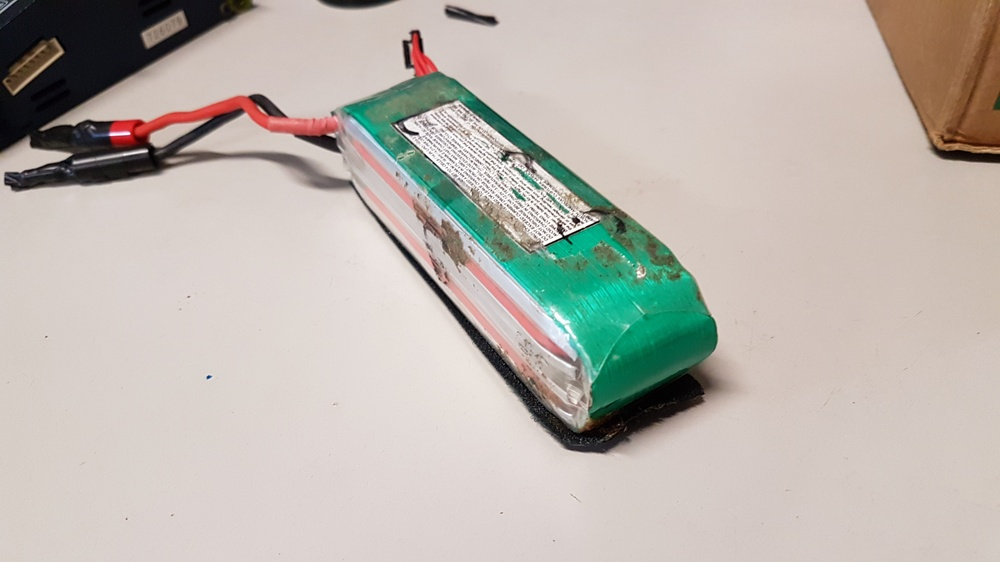
#> input picture Materials/Bateria (2).jpg, 1000 x 562 px, shrunk from 4032 x 2268 before the run, given in place of the camera
$ python get_hsv.py '../Materials/Bateria (2).jpg'
#> lines starting #> are read from the running program, lines starting #| are printed output that depends on the picture; after the words box and inside, x2 and y2 are one past the last pixel; in counts of white or black regions, pixels touching at a corner belong together
import sys
import cv2
import numpy as np


def trackbar_update(self):
    pass


def create_trackbars():

    hsv_threshold = np.array(([0, 0, 0], [179, 255, 255]))
    hsv_label = [['H Low', 'S Low', 'V Low'], ['H High', 'S High', 'V High']]

    # Create color trackbars on the GUI
    for i in range(0, 3):
        cv2.createTrackbar(hsv_label[0][i], 'Image', hsv_threshold[0, i], hsv_threshold[1, i], trackbar_update)
        cv2.createTrackbar(hsv_label[1][i], 'Image', hsv_threshold[1, i], hsv_threshold[1, i], trackbar_update)
#> this loop made 3 passes; slider 'H Low' is set to 35

    return(hsv_threshold, hsv_label)


def update_threshold(frame, hsv_threshold, hsv_label):

    # Get trackbar's input with color range values
    for i in range(0, 3):
        hsv_threshold[0, i] = cv2.getTrackbarPos(hsv_label[0][i], 'Image')
        hsv_threshold[1, i] = cv2.getTrackbarPos(hsv_label[1][i], 'Image')

    # Create HSV color mask
    color_mask = cv2.inRange(frame, hsv_threshold[0, :], hsv_threshold[1, :])

    # Apply mask to the original image
    segmented_img = cv2.bitwise_and(frame, frame, mask=color_mask)

    return(segmented_img)


def pre_processing(img):
    img = cv2.GaussianBlur(img, (3, 3), 0)
    img = cv2.cvtColor(img, cv2.COLOR_BGR2HSV)

    return(img)


def capture(argv):
    cap = cv2.VideoCapture(0)
    cv2.namedWindow('Image')

    # Create trackbars for color range input
    hsv_threshold, hsv_label = create_trackbars()

    while(True):
        # Capture video frame-by-frame
        ret, frame = cap.read()
#> frame is the input picture: shape (562, 1000, 3); mean B, G, R 174.4, 181.8, 187.6

        # Perform some pre-processing
        processed_img = pre_processing(frame)
#> in pre_processing, `img = cv2.cvtColor(img, cv2.COLOR_BGR2HSV)`: img: shape (562, 1000, 3); mean H, S, V 21.6, 37.6, 193.9

        # Get threshold color values and segment image
        segmented_img = update_threshold(processed_img, hsv_threshold, hsv_label)
#> in update_threshold, `color_mask = cv2.inRange(frame, hsv_threshold[0, :], hsv_threshold[1, ..`:
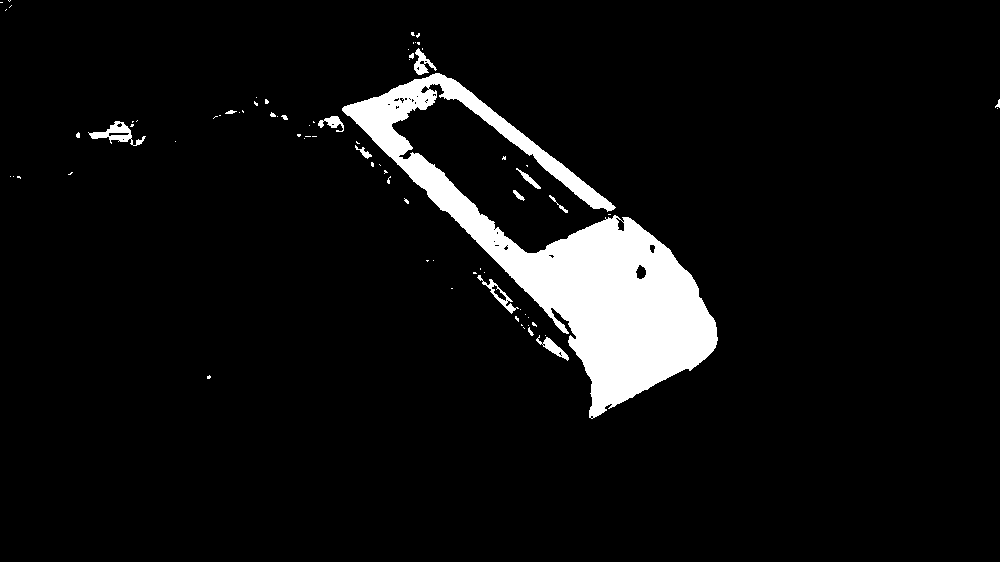
#> color_mask: shape (562, 1000); 6.4% white; 77 white regions (61 under 20 px), largest, box (x1, y1, x2, y2) and area: (342, 73, 718, 419) 33467, (88, 121, 146, 146) 498, (477, 275, 519, 314) 285
#> in update_threshold, `segmented_img = cv2.bitwise_and(frame, frame, mask=color_mask)`: segmented_img: shape (562, 1000, 3); mean H, S, V 5.3, 10.9, 9.1

        # Convert back to RGB for better human visualization
        segmented_img = cv2.cvtColor(segmented_img, cv2.COLOR_HSV2BGR)
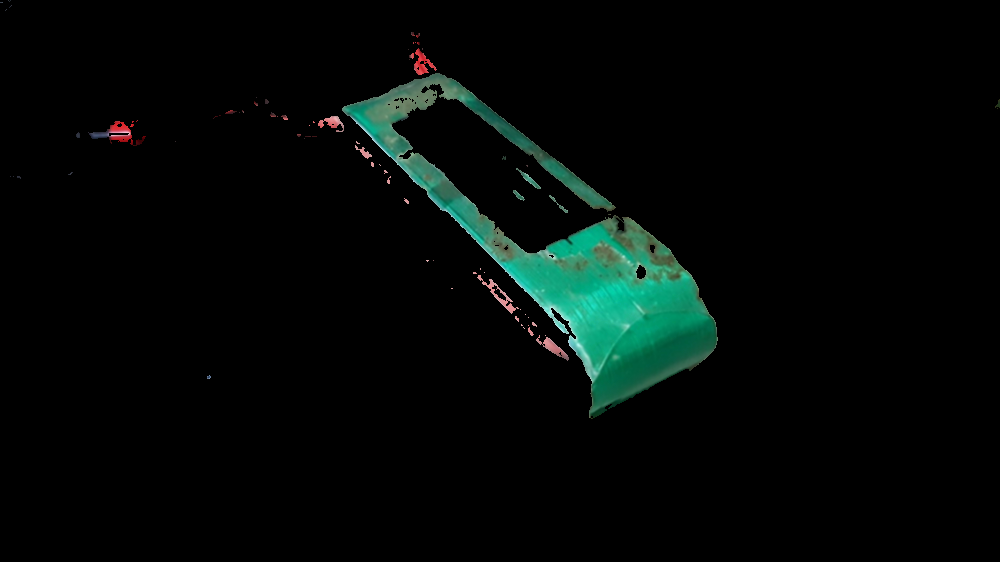
#> segmented_img: shape (562, 1000, 3); mean B, G, R 7, 8.8, 3.2

        # Display the frame
        cv2.imshow('Image', segmented_img)

        # Wait for exit command
        if cv2.waitKey(1) & 0xFF == ord('q'):
#> (key q is pressed here)
            break

    # Release capture and handle exit
    cap.release()
    cv2.destroyAllWindows()


if __name__ == "__main__":
    capture(sys.argv)

$ run again, on Materials/Bateria.jpg
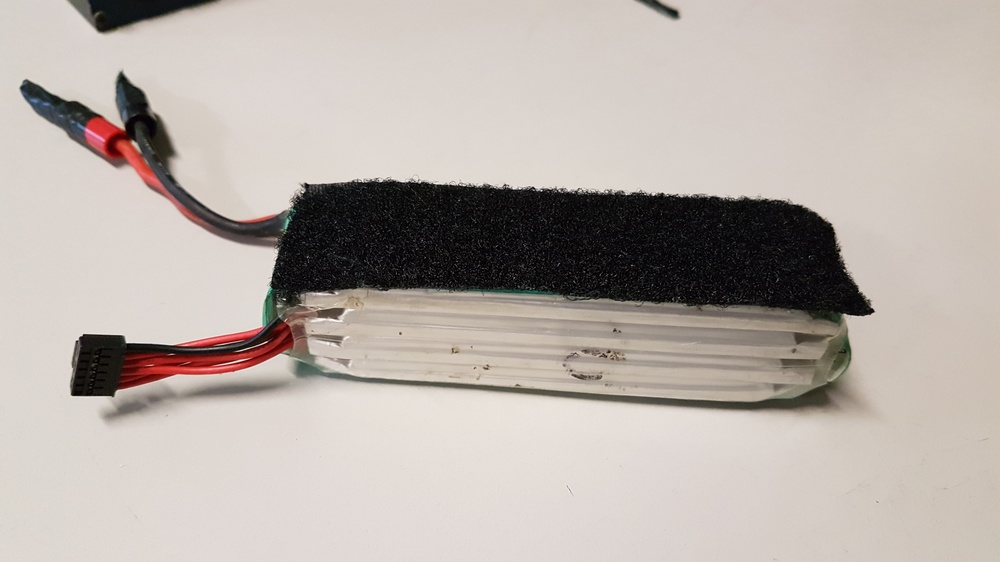
#> input picture Materials/Bateria.jpg, 1000 x 562 px, shrunk from 4032 x 2268 before the run, given in place of the camera
#> the loop in create_trackbars, `for i in range(0, 3):` made 3 passes; slider 'H Low' is set to 35
#> in capture, frame is the input picture: shape (562, 1000, 3); mean B, G, R 169.7, 175.8, 184.5
#> in update_threshold, `color_mask = cv2.inRange(frame, hsv_threshold[0, :], hsv_threshold[1, ..`:
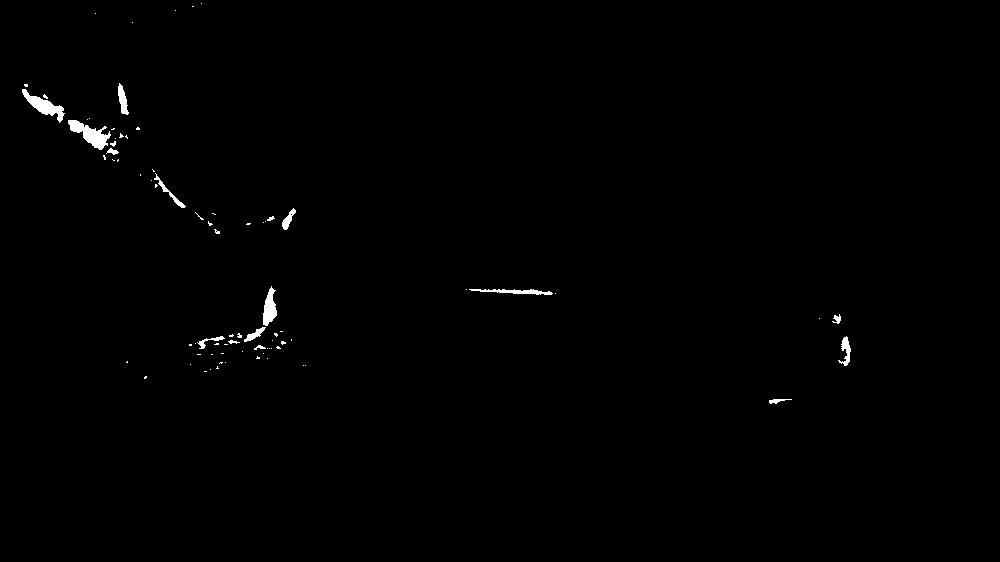
#> color_mask: shape (562, 1000); 0.55% white; 80 white regions (63 under 20 px), largest, box (x1, y1, x2, y2) and area: (68, 120, 111, 150) 565, (22, 89, 65, 123) 485, (263, 286, 277, 326) 344

$ run again, on Materials/Motor (2).jpg
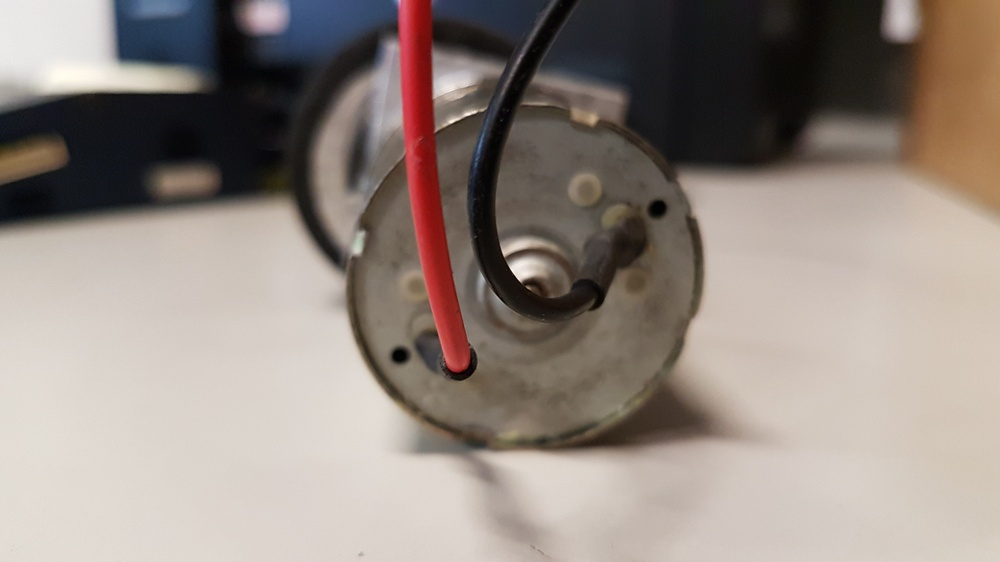
#> input picture Materials/Motor (2).jpg, 1000 x 562 px, shrunk from 4032 x 2268 before the run, given in place of the camera
#> the loop in create_trackbars, `for i in range(0, 3):` made 3 passes; slider 'H Low' is set to 35
#> in capture, frame is the input picture: shape (562, 1000, 3); mean B, G, R 129.1, 136.4, 147.6
#> in update_threshold, `color_mask = cv2.inRange(frame, hsv_threshold[0, :], hsv_threshold[1, ..`:
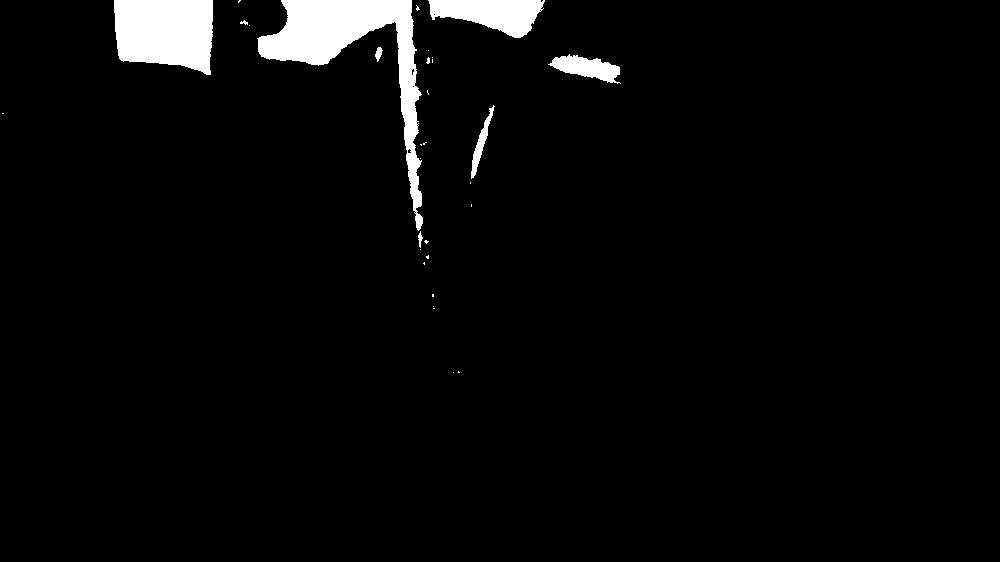
#> color_mask: shape (562, 1000); 3.5% white; 31 white regions (23 under 20 px), largest, box (x1, y1, x2, y2) and area: (257, 0, 423, 231) 8965, (114, 0, 213, 75) 6264, (428, 0, 545, 38) 2798
#> in capture, `segmented_img = cv2.cvtColor(segmented_img, cv2.COLOR_HSV2BGR)`:
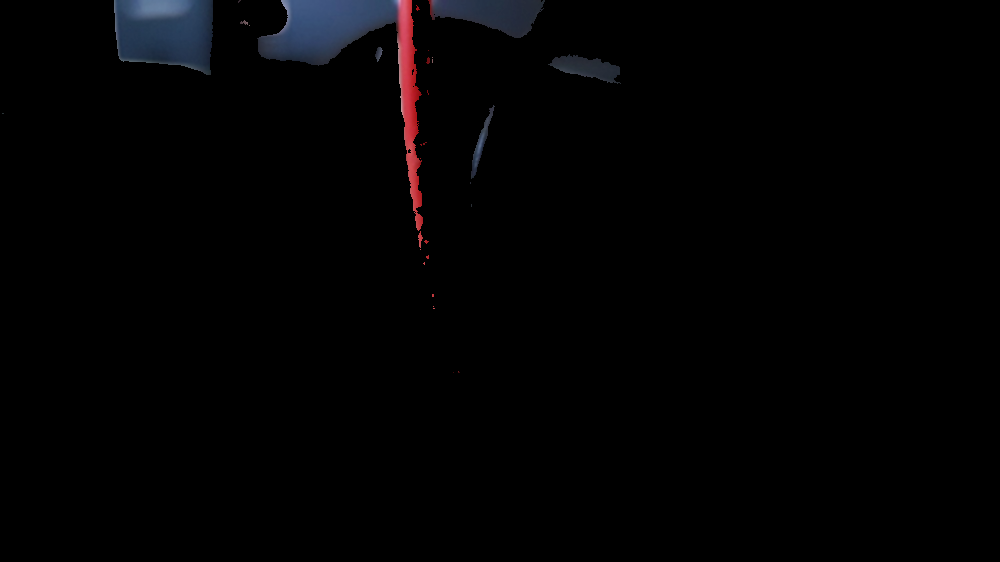
#> segmented_img: shape (562, 1000, 3); mean B, G, R 3, 2.2, 2.5
